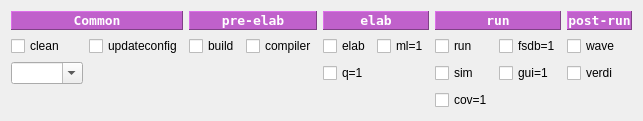
             <widget class="QWidget" name="xrun_tab">
              <attribute name="title">
               <string>Sim</string>
              </attribute>
              <layout class="QFormLayout" name="formLayout">
               <item row="0" column="0" colspan="2">
                <layout class="QGridLayout" name="gridLayout">
                 <item row="1" column="4">
                  <widget class="QCheckBox" name="simu_elabCB">
                   <property name="text">
                    <string>elab</string>
                   </property>
                  </widget>
                 </item>
                 <item row="1" column="7">
                  <widget class="QCheckBox" name="fsdbCB">
                   <property name="text">
                    <string>fsdb=1</string>
                   </property>
                  </widget>
                 </item>
                 <item row="0" column="8">
                  <widget class="QLabel" name="label_21">
                   <property name="font">
                    <font>
                     <family>DejaVu Sans Mono</family>
                     <pointsize>10</pointsize>
                     <weight>75</weight>
                     <bold>true</bold>
                    </font>
                   </property>
                   <property name="styleSheet">
                    <string notr="true">background-color: rgb(192, 97, 203);
color: rgb(255, 255, 255);</string>
                   </property>
                   <property name="frameShape">
                    <enum>QFrame::Panel</enum>
                   </property>
                   <property name="frameShadow">
                    <enum>QFrame::Raised</enum>
                   </property>
                   <property name="text">
                    <string>post-run</string>
                   </property>
                   <property name="alignment">
                    <set>Qt::AlignCenter</set>
                   </property>
                  </widget>
                 </item>
                 <item row="1" column="1">
                  <widget class="QCheckBox" name="updateconfigsCB">
                   <property name="text">
                    <string>updateconfig</string>
                   </property>
                  </widget>
                 </item>
                 <item row="3" column="8">
                  <widget class="QCheckBox" name="verdiCB">
                   <property name="toolTip">
                    <string>使用Verii打开fsdb波形，要求 run带fsdb=1</string>
                   </property>
                   <property name="text">
                    <string>verdi</string>
                   </property>
                  </widget>
                 </item>
                 <item row="3" column="0">
                  <widget class="QComboBox" name="comboBox_tool">
                   <property name="toolTip">
                    <string>选择仿真工具</string>
                   </property>
                   <property name="editable">
                    <bool>true</bool>
                   </property>
                   <property name="currentText">
                    <string/>
                   </property>
                   <property name="currentIndex">
                    <number>-1</number>
                   </property>
                  </widget>
                 </item>
                 <item row="1" column="3">
                  <widget class="QCheckBox" name="compiler">
                   <property name="text">
                    <string>compiler</string>
                   </property>
                  </widget>
                 </item>
                 <item row="0" column="6" colspan="2">
                  <widget class="QLabel" name="label_4">
                   <property name="font">
                    <font>
                     <family>DejaVu Sans Mono</family>
                     <pointsize>10</pointsize>
                     <weight>75</weight>
                     <bold>true</bold>
                    </font>
                   </property>
                   <property name="styleSheet">
                    <string notr="true">background-color: rgb(192, 97, 203);
color: rgb(255, 255, 255);</string>
                   </property>
                   <property name="frameShape">
                    <enum>QFrame::Panel</enum>
                   </property>
                   <property name="frameShadow">
                    <enum>QFrame::Raised</enum>
                   </property>
                   <property name="text">
                    <string>run</string>
                   </property>
                   <property name="alignment">
                    <set>Qt::AlignCenter</set>
                   </property>
                  </widget>
                 </item>
                 <item row="0" column="0" colspan="2">
                  <widget class="QLabel" name="label">
                   <property name="font">
                    <font>
                     <family>DejaVu Sans Mono</family>
                     <pointsize>10</pointsize>
                     <weight>75</weight>
                     <bold>true</bold>
                    </font>
                   </property>
                   <property name="styleSheet">
                    <string notr="true">background-color: rgb(192, 97, 203);
color: rgb(255, 255, 255);</string>
                   </property>
                   <property name="frameShape">
                    <enum>QFrame::Panel</enum>
                   </property>
                   <property name="frameShadow">
                    <enum>QFrame::Raised</enum>
                   </property>
                   <property name="text">
                    <string>Common</string>
                   </property>
                   <property name="alignment">
                    <set>Qt::AlignCenter</set>
                   </property>
                  </widget>
                 </item>
                 <item row="0" column="2" colspan="2">
                  <widget class="QLabel" name="label_3">
                   <property name="font">
                    <font>
                     <family>DejaVu Sans Mono</family>
                     <pointsize>10</pointsize>
                     <weight>75</weight>
                     <bold>true</bold>
                     <underline>false</underline>
                     <strikeout>false</strikeout>
                     <kerning>true</kerning>
                    </font>
                   </property>
                   <property name="styleSheet">
                    <string notr="true">background-color: rgb(192, 97, 203);
color: rgb(255, 255, 255);</string>
                   </property>
                   <property name="frameShape">
                    <enum>QFrame::Panel</enum>
                   </property>
                   <property name="frameShadow">
                    <enum>QFrame::Raised</enum>
                   </property>
                   <property name="text">
                    <string>pre-elab</string>
                   </property>
                   <property name="alignment">
                    <set>Qt::AlignCenter</set>
                   </property>
                  </widget>
                 </item>
                 <item row="3" column="7">
                  <widget class="QCheckBox" name="guiCB">
                   <property name="text">
                    <string>gui=1</string>
                   </property>
                  </widget>
                 </item>
                 <item row="1" column="8">
                  <widget class="QCheckBox" name="waveCB">
                   <property name="text">
                    <string>wave</string>
                   </property>
                  </widget>
                 </item>
                 <item row="1" column="2">
                  <widget class="QCheckBox" name="buildCB">
                   <property name="text">
                    <string>build</string>
                   </property>
                  </widget>
                 </item>
                 <item row="1" column="0">
                  <widget class="QCheckBox" name="cleanCB">
                   <property name="text">
                    <string>clean</string>
                   </property>
                  </widget>
                 </item>
                 <item row="4" column="6">
                  <widget class="QCheckBox" name="coverCB">
                   <property name="text">
                    <string>cov=1</string>
                   </property>
                  </widget>
                 </item>
                 <item row="1" column="6">
                  <widget class="QCheckBox" name="simu_runCB">
                   <property name="text">
                    <string>run</string>
                   </property>
                  </widget>
                 </item>
                 <item row="1" column="5">
                  <widget class="QCheckBox" name="mlCB">
                   <property name="text">
                    <string>ml=1</string>
                   </property>
                  </widget>
                 </item>
                 <item row="0" column="4" colspan="2">
                  <widget class="QLabel" name="label_2">
                   <property name="font">
                    <font>
                     <family>DejaVu Sans Mono</family>
                     <pointsize>10</pointsize>
                     <weight>75</weight>
                     <bold>true</bold>
                    </font>
                   </property>
                   <property name="styleSheet">
                    <string notr="true">background-color: rgb(192, 97, 203);
color: rgb(255, 255, 255);</string>
                   </property>
                   <property name="frameShape">
                    <enum>QFrame::Panel</enum>
                   </property>
                   <property name="frameShadow">
                    <enum>QFrame::Raised</enum>
                   </property>
                   <property name="text">
                    <string>elab</string>
                   </property>
                   <property name="alignment">
                    <set>Qt::AlignCenter</set>
                   </property>
                  </widget>
                 </item>
                 <item row="3" column="4">
                  <widget class="QCheckBox" name="quitCB">
                   <property name="toolTip">
                    <string>静默编译，不打印到STDOUT</string>
                   </property>
                   <property name="text">
                    <string>q=1</string>
                   </property>
                  </widget>
                 </item>
                 <item row="3" column="6">
                  <widget class="QCheckBox" name="simu_simCB">
                   <property name="text">
                    <string>sim</string>
                   </property>
                  </widget>
                 </item>
                </layout>
               </item>
              </layout>
             </widget>
